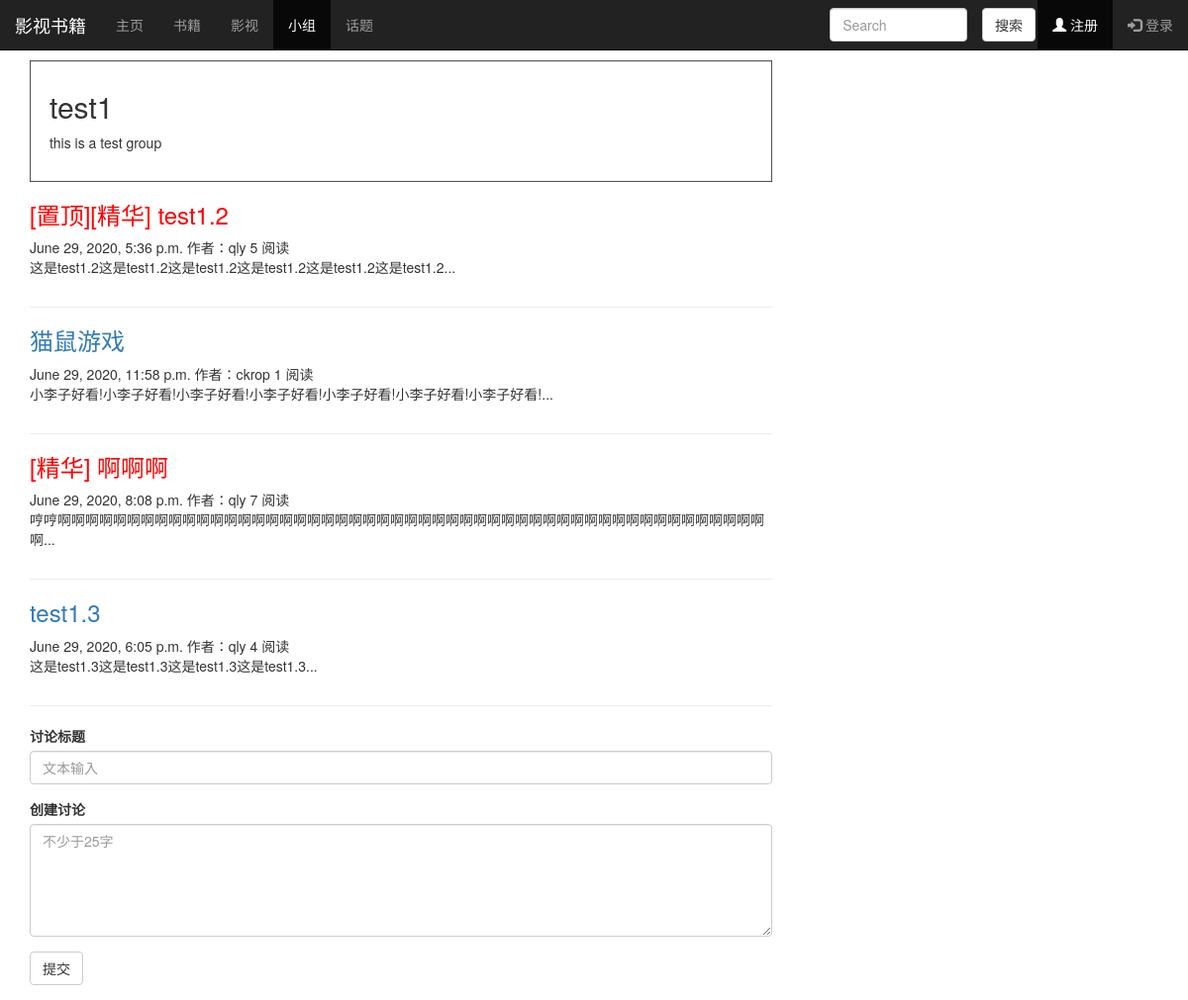
The app's page /group/groups/1 with its own data.
### group_func/models.py (models this page shows, shortened)
class Group(models.Model):
    name = models.CharField(max_length=100, unique=True)
    created_time = models.DateTimeField('创建时间', default=timezone.now)
    members = models.ManyToManyField(User, through='MemberShip')
    views = models.PositiveIntegerField(default=0, blank=True, null=True)
    description = models.TextField(default="")
    class Meta:
        verbose_name = '小组'
        verbose_name_plural = verbose_name

class GroupPost(models.Model):
    title = models.CharField('标题', max_length=70)
    body = models.TextField(validators=[MinLengthValidator(25)])
    created_time = models.DateTimeField('创建时间', default=timezone.now)
    modified_time = models.DateTimeField('修改时间')
    excerpt = models.CharField(max_length=200, blank=True)
    author = models.ForeignKey(User, verbose_name='作者', null=True, on_delete=models.CASCADE, )
    views = models.PositiveIntegerField(default=0, blank=True, null=True)
    group = models.ForeignKey(Group, verbose_name='小组名', related_name='grouptalk', on_delete=models.CASCADE)
    top = models.BooleanField(default=False)
    top_time = models.DateTimeField('置顶时间', default=timezone.now)
    im = models.BooleanField(default=False)
    class Meta:
        verbose_name = '小组讨论'
        verbose_name_plural = verbose_name
        ordering = ['-created_time']
        default_permissions = ()
        permissions = (
            ("grouppost_delete", "讨论删除权限"),)

### group_func/views.py (the view)
# urls.py: path('groups/<int:pk>', views.GroupPostView, name='group_detail'),
def GroupPostView(request, pk):
    c = Group.objects.get(id=pk)
    context = {'group': c,
               'group_post': GroupPost.objects.filter(group=c).order_by('-top_time', 'created_time'),
               'id': pk}
    return render(request, 'group_detail.html', context)

### group_func/templates/group_detail.html (shortened to what this page needs)
{% extends 'group_base.html' %}
{% load guardian_tags %}
{% block content %}
    <div style="box-shadow: inset 1px -1px 1px #444, inset -1px 1px 1px #444; padding: 20px; margin-top: 20px; padding-top: 10px">
    <h2>{{ group.name }}</h2>
    <p>{{ group.description }}</p>
    </div>
    {% for group in group_post.all %}
{% if group.top %}
<article class="post post-1">
    <header class="entry-header">
        {% if group.im %}
        <h3 class="entry-title">
            <a href="{% url 'group_func:group_detailmore' group.id %}"><span style="color:red">[置顶][精华] {{ group.title }}</span></a>
        </h3>
        {% endif %}
        <div class="entry-meta">
            <span class="group-created_time">{{ group.created_time }}</span>
            <span class="group-author">作者：{{group.author}}</span>
            <span class="views-count">{{ group.views }} 阅读</span>
        </div>
    </header>
    <div class="entry-content clearfix">
        <p>{{ group.excerpt }}...</p>
    </div>
</article>
    <hr>
{% endif %}
{% endfor %}
{% for group_p in group_post %}
{% if not group_p.top %}
<article class="post post-1" >
    <header class="entry-header" >
        {% if group_p.im %}
        <h3 class="entry-title">
            <a href="{% url 'group_func:group_detailmore' group_p.id %}"><span style="color:red">[精华] {{ group_p.title }}</span></a>
        </h3>
        {% endif %}
        {% if not group_p.im %}
        <h3 class="entry-title">
            <a href="{% url 'group_func:group_detailmore' group_p.id %}"><span>{{ group_p.title }}</span></a>
        </h3>
        {% endif %}
        <div class="entry-meta">
            <span class="post-date"><time class="entry-date"
                        datetime="{{ group_p.created_time}}">{{ group_p.created_time}}</time></span>
            <span class="group-author">作者：{{group_p.author}}</span>
            <span class="views-count">{{ group_p.views }} 阅读</span>
        </div>
    </header>
    <div class="entry-content clearfix">
        <p>{{ group_p.excerpt }}...</p>
    </div>
</article>
    <hr>
{% endif %}
{% empty %}
<div class="no-post">暂时还没有发表讨论！</div>
{% endfor %}
    <div>
                <form role="form" method="post" action="{% url 'group_func:add' id %}">
                        <div class="form-group" >
                            <label for="name">讨论标题</label>
                            <input type="text" class="form-control" placeholder="文本输入"  name = "title">
                        </div>
                        <div class="form-group" >
                            <label for="name">创建讨论</label>
                            <textarea class="form-control" cols="50" rows="5" placeholder="不少于25字"  name="body"></textarea>
                        </div>
                        <div class="form-group">
                            <button type="submit" class="btn btn-default">提交</button>
                        </div>
                </form>
            </div>
{% endblock %}

### group_func/templates/group_base.html (shortened to what this page needs)
<!DOCTYPE html>
<html lang="en">
<head>
    <link rel="stylesheet" href="https://cdn.staticfile.org/twitter-bootstrap/3.3.7/css/bootstrap.min.css">
</head>
<body>
<nav class="navbar navbar-inverse navbar-fixed-top">
    <div class="container-fluid">
        <div class="navbar-header">
            <a class="navbar-brand" href="#">影视书籍</a>
        </div>
        <div class="collapse navbar-collapse" id="myNavbar">
            <ul class="nav navbar-nav navbar-left">
                <li><a href="/movie/movie_display">主页</a></li>
                <li><a href="/book">书籍</a></li>
                <li><a href="#">影视</a></li>
                <li class="active"><a href="/group/groups_index">小组</a></li>
                <li><a href="/topic/topics_index">话题</a></li>
            </ul>
            <ul class="nav navbar-nav navbar-right">
                {% if user.is_authenticated %}
                    <li><a>用户名：{{ user.username }}</a></li>>
                    <li><a href="/user/logout/">登出</a></li>>
                {% else %}
                    <li class="active"><a href="/user/register/"><span class="glyphicon glyphicon-user"></span> 注册</a></li>
                    <li><a href="/user/login/"><span class="glyphicon glyphicon-log-in"></span> 登录</a></li>
                {% endif %}
            </ul>
            <form class="navbar-form navbar-right" role="search" action="/group/group_post_search/" method="get" >
                <div class="form-group">
                    <div class="row">
                        <div class="col-md-9 col-sm-8 col-xs-8">
                            <input type="text" name="q" class="form-control" placeholder="Search" style="width: 100%">
                        </div>
                        <div class="col-sm-offset-0">
                            <button type="submit" class="btn btn-default">搜索</button>
                        </div>
                    </div>
                </div>
            </form>
        </div>
    </div>
</nav>
<div class="container">
    <div class="row">
        <div class="col-sm-8" >
            {% block content %} {% endblock %}
        </div>
        <div class="col-md-4 col-sm-offset-1 col-sm-4 col-sm-offset-0 hidden-xs" style="margin-top: 20px; ">
        </div>
    </div>
</div>
</body>
</html>

### records on screen
Group: name "test1", description "this is a test group"
GroupPost: title "test1.2", created_time "June 29, 2020, 5:36 p.m.", author "qly", views "5", excerpt "这是test1.2这是test1.2这是test1.2这是test1.2这是test1.2这是test1.2"
GroupPost: title "猫鼠游戏", created_time "June 29, 2020, 11:58 p.m.", author "ckrop", views "1", excerpt "小李子好看!小李子好看!小李子好看!小李子好看!小李子好看!小李子好看!小李子好看!"
GroupPost: title "啊啊啊", created_time "June 29, 2020, 8:08 p.m.", author "qly", views "7", excerpt "哼哼啊啊啊啊啊啊啊啊啊啊啊啊啊啊啊啊啊啊啊啊啊啊啊啊啊啊啊啊啊啊啊啊啊啊啊啊啊啊啊啊啊啊啊啊啊啊啊啊啊啊啊啊"
GroupPost: title "test1.3", created_time "June 29, 2020, 6:05 p.m.", author "qly", views "4", excerpt "这是test1.3这是test1.3这是test1.3这是test1.3"
